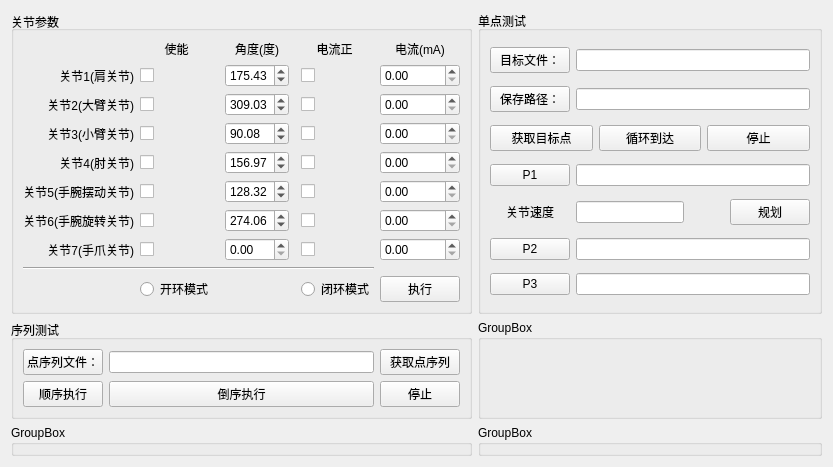
      <widget class="QWidget" name="tab_4">
       <attribute name="icon">
        <iconset resource="res.qrc">
         <normaloff>:/images/功能.png</normaloff>:/images/功能.png</iconset>
       </attribute>
       <attribute name="title">
        <string>功能测试</string>
       </attribute>
       <layout class="QGridLayout" name="gridLayout_4">
        <item row="0" column="1">
         <widget class="QGroupBox" name="groupBox_2">
          <property name="title">
           <string>单点测试</string>
          </property>
          <layout class="QGridLayout" name="gridLayout_15">
           <item row="5" column="0">
            <layout class="QHBoxLayout" name="horizontalLayout_16">
             <item>
              <widget class="QPushButton" name="pushButton_moveToP2">
               <property name="text">
                <string>P2</string>
               </property>
              </widget>
             </item>
             <item>
              <widget class="QLineEdit" name="lineEdit_P2">
               <property name="enabled">
                <bool>true</bool>
               </property>
              </widget>
             </item>
            </layout>
           </item>
           <item row="4" column="0">
            <layout class="QHBoxLayout" name="horizontalLayout">
             <item>
              <widget class="QPushButton" name="pushButton_setJointsSpeed">
               <property name="text">
                <string>关节速度</string>
               </property>
               <property name="icon">
                <iconset resource="res.qrc">
                 <normaloff>:/images/速度_speed8.png</normaloff>:/images/速度_speed8.png</iconset>
               </property>
               <property name="flat">
                <bool>true</bool>
               </property>
              </widget>
             </item>
             <item>
              <widget class="QLineEdit" name="lineEdit_jointsSpeed">
               <property name="sizePolicy">
                <sizepolicy hsizetype="Fixed" vsizetype="Fixed">
                 <horstretch>0</horstretch>
                 <verstretch>0</verstretch>
                </sizepolicy>
               </property>
               <property name="alignment">
                <set>Qt::AlignCenter</set>
               </property>
              </widget>
             </item>
             <item>
              <spacer name="horizontalSpacer_3">
               <property name="orientation">
                <enum>Qt::Horizontal</enum>
               </property>
               <property name="sizeHint" stdset="0">
                <size>
                 <width>40</width>
                 <height>20</height>
                </size>
               </property>
              </spacer>
             </item>
             <item>
              <widget class="QPushButton" name="pushButton_trajectoryPlan">
               <property name="sizePolicy">
                <sizepolicy hsizetype="Preferred" vsizetype="Fixed">
                 <horstretch>0</horstretch>
                 <verstretch>0</verstretch>
                </sizepolicy>
               </property>
               <property name="text">
                <string>规划</string>
               </property>
              </widget>
             </item>
            </layout>
           </item>
           <item row="1" column="0">
            <layout class="QHBoxLayout" name="horizontalLayout_3">
             <item>
              <widget class="QPushButton" name="pushButton_getTrajectorySaveDirectory">
               <property name="text">
                <string>保存路径：</string>
               </property>
               <property name="icon">
                <iconset resource="res.qrc">
                 <normaloff>:/images/打开文件夹.png</normaloff>:/images/打开文件夹.png</iconset>
               </property>
              </widget>
             </item>
             <item>
              <widget class="QLineEdit" name="lineEdit_trajectorySaveDirectory"/>
             </item>
            </layout>
           </item>
           <item row="6" column="0">
            <layout class="QHBoxLayout" name="horizontalLayout_15">
             <item>
              <widget class="QPushButton" name="pushButton_moveToP3">
               <property name="text">
                <string>P3</string>
               </property>
              </widget>
             </item>
             <item>
              <widget class="QLineEdit" name="lineEdit_P3">
               <property name="enabled">
                <bool>true</bool>
               </property>
              </widget>
             </item>
            </layout>
           </item>
           <item row="0" column="0">
            <layout class="QHBoxLayout" name="horizontalLayout_13">
             <item>
              <widget class="QPushButton" name="pushButton_getThreePointsFileDir">
               <property name="text">
                <string>目标文件：</string>
               </property>
               <property name="icon">
                <iconset resource="res.qrc">
                 <normaloff>:/images/打开文件夹.png</normaloff>:/images/打开文件夹.png</iconset>
               </property>
              </widget>
             </item>
             <item>
              <widget class="QLineEdit" name="lineEdit_pointsDir">
               <property name="enabled">
                <bool>true</bool>
               </property>
              </widget>
             </item>
            </layout>
           </item>
           <item row="2" column="0">
            <layout class="QHBoxLayout" name="horizontalLayout_14">
             <item>
              <widget class="QPushButton" name="pushButton_getThreePoints">
               <property name="sizePolicy">
                <sizepolicy hsizetype="Minimum" vsizetype="Fixed">
                 <horstretch>0</horstretch>
                 <verstretch>0</verstretch>
                </sizepolicy>
               </property>
               <property name="text">
                <string>获取目标点</string>
               </property>
              </widget>
             </item>
             <item>
              <widget class="QPushButton" name="pushButton_autoMove">
               <property name="sizePolicy">
                <sizepolicy hsizetype="Minimum" vsizetype="Fixed">
                 <horstretch>0</horstretch>
                 <verstretch>0</verstretch>
                </sizepolicy>
               </property>
               <property name="text">
                <string>循环到达</string>
               </property>
              </widget>
             </item>
             <item>
              <widget class="QPushButton" name="pushButton_stopSendPoint">
               <property name="sizePolicy">
                <sizepolicy hsizetype="Minimum" vsizetype="Fixed">
                 <horstretch>0</horstretch>
                 <verstretch>0</verstretch>
                </sizepolicy>
               </property>
               <property name="text">
                <string>停止</string>
               </property>
              </widget>
             </item>
            </layout>
           </item>
           <item row="3" column="0">
            <layout class="QHBoxLayout" name="horizontalLayout_2">
             <item>
              <widget class="QPushButton" name="pushButton_moveToP1">
               <property name="text">
                <string>P1</string>
               </property>
              </widget>
             </item>
             <item>
              <widget class="QLineEdit" name="lineEdit_P1">
               <property name="enabled">
                <bool>true</bool>
               </property>
              </widget>
             </item>
            </layout>
           </item>
          </layout>
         </widget>
        </item>
        <item row="1" column="1">
         <widget class="QGroupBox" name="groupBox_17">
          <property name="title">
           <string>GroupBox</string>
          </property>
         </widget>
        </item>
        <item row="0" column="0">
         <widget class="QGroupBox" name="gridGroupBox">
          <property name="layoutDirection">
           <enum>Qt::LeftToRight</enum>
          </property>
          <property name="title">
           <string>关节参数</string>
          </property>
          <property name="alignment">
           <set>Qt::AlignLeading|Qt::AlignLeft|Qt::AlignVCenter</set>
          </property>
          <layout class="QGridLayout" name="gridLayout_12">
           <item row="3" column="3">
            <widget class="QDoubleSpinBox" name="doubleSpinBox_joint_3_angle">
             <property name="maximum">
              <double>360.000000000000000</double>
             </property>
             <property name="value">
              <double>90.079999999999998</double>
             </property>
            </widget>
           </item>
           <item row="4" column="6">
            <widget class="QDoubleSpinBox" name="doubleSpinBox_Joint_4_currentValue">
             <property name="maximum">
              <double>540.000000000000000</double>
             </property>
            </widget>
           </item>
           <item row="6" column="0">
            <widget class="QLabel" name="label_joint_6_set">
             <property name="text">
              <string>关节6(手腕旋转关节)</string>
             </property>
             <property name="alignment">
              <set>Qt::AlignRight|Qt::AlignTrailing|Qt::AlignVCenter</set>
             </property>
            </widget>
           </item>
           <item row="4" column="0">
            <widget class="QLabel" name="label_joint_4_set">
             <property name="text">
              <string>关节4(肘关节)</string>
             </property>
             <property name="alignment">
              <set>Qt::AlignRight|Qt::AlignTrailing|Qt::AlignVCenter</set>
             </property>
            </widget>
           </item>
           <item row="5" column="1">
            <widget class="QCheckBox" name="checkBox_joint_5_enable">
             <property name="sizePolicy">
              <sizepolicy hsizetype="Preferred" vsizetype="Preferred">
               <horstretch>0</horstretch>
               <verstretch>0</verstretch>
              </sizepolicy>
             </property>
             <property name="styleSheet">
              <string notr="true">QCheckBox::indicator{ subcontrol-position:center  center;};</string>
             </property>
             <property name="text">
              <string/>
             </property>
            </widget>
           </item>
           <item row="3" column="5">
            <widget class="QCheckBox" name="checkBox_joint_3_possitiveCurrent">
             <property name="sizePolicy">
              <sizepolicy hsizetype="Preferred" vsizetype="Preferred">
               <horstretch>0</horstretch>
               <verstretch>0</verstretch>
              </sizepolicy>
             </property>
             <property name="styleSheet">
              <string notr="true">QCheckBox::indicator{ subcontrol-position:center  center;};</string>
             </property>
             <property name="text">
              <string/>
             </property>
            </widget>
           </item>
           <item row="1" column="3">
            <widget class="QDoubleSpinBox" name="doubleSpinBox_joint_1_angle">
             <property name="decimals">
              <number>2</number>
             </property>
             <property name="maximum">
              <double>360.000000000000000</double>
             </property>
             <property name="value">
              <double>175.430000000000007</double>
             </property>
            </widget>
           </item>
           <item row="1" column="6">
            <widget class="QDoubleSpinBox" name="doubleSpinBox_joint_1_currentValue">
             <property name="maximum">
              <double>540.000000000000000</double>
             </property>
            </widget>
           </item>
           <item row="7" column="3">
            <widget class="QDoubleSpinBox" name="doubleSpinBox_joint_7_angle">
             <property name="maximum">
              <double>360.000000000000000</double>
             </property>
            </widget>
           </item>
           <item row="2" column="6">
            <widget class="QDoubleSpinBox" name="doubleSpinBox_joint_2_currentValue">
             <property name="maximum">
              <double>540.000000000000000</double>
             </property>
            </widget>
           </item>
           <item row="8" column="0" colspan="6">
            <widget class="Line" name="line_3">
             <property name="orientation">
              <enum>Qt::Horizontal</enum>
             </property>
            </widget>
           </item>
           <item row="1" column="5">
            <widget class="QCheckBox" name="checkBox_joint_1_possitiveCurrent">
             <property name="sizePolicy">
              <sizepolicy hsizetype="Preferred" vsizetype="Preferred">
               <horstretch>0</horstretch>
               <verstretch>0</verstretch>
              </sizepolicy>
             </property>
             <property name="layoutDirection">
              <enum>Qt::LeftToRight</enum>
             </property>
             <property name="styleSheet">
              <string notr="true">QCheckBox::indicator{ subcontrol-position:center  center;};</string>
             </property>
             <property name="text">
              <string/>
             </property>
            </widget>
           </item>
           <item row="2" column="3">
            <widget class="QDoubleSpinBox" name="doubleSpinBox_joint_2_angle">
             <property name="maximum">
              <double>360.000000000000000</double>
             </property>
             <property name="value">
              <double>309.029999999999973</double>
             </property>
            </widget>
           </item>
           <item row="6" column="3">
            <widget class="QDoubleSpinBox" name="doubleSpinBox_joint_6_angle">
             <property name="maximum">
              <double>360.000000000000000</double>
             </property>
             <property name="value">
              <double>274.060000000000002</double>
             </property>
            </widget>
           </item>
           <item row="0" column="3">
            <widget class="QLabel" name="label_jointsAngleValue">
             <property name="text">
              <string>角度(度)</string>
             </property>
             <property name="alignment">
              <set>Qt::AlignCenter</set>
             </property>
            </widget>
           </item>
           <item row="6" column="5">
            <widget class="QCheckBox" name="checkBox_joint_6_possitiveCurrent">
             <property name="sizePolicy">
              <sizepolicy hsizetype="Preferred" vsizetype="Preferred">
               <horstretch>0</horstretch>
               <verstretch>0</verstretch>
              </sizepolicy>
             </property>
             <property name="styleSheet">
              <string notr="true">QCheckBox::indicator{ subcontrol-position:center  center;};</string>
             </property>
             <property name="text">
              <string/>
             </property>
            </widget>
           </item>
           <item row="4" column="3">
            <widget class="QDoubleSpinBox" name="doubleSpinBox_joint_4_angle">
             <property name="maximum">
              <double>360.000000000000000</double>
             </property>
             <property name="value">
              <double>156.969999999999999</double>
             </property>
            </widget>
           </item>
           <item row="1" column="0">
            <widget class="QLabel" name="label_joint_1_set">
             <property name="text">
              <string>关节1(肩关节)</string>
             </property>
             <property name="alignment">
              <set>Qt::AlignRight|Qt::AlignTrailing|Qt::AlignVCenter</set>
             </property>
            </widget>
           </item>
           <item row="4" column="1">
            <widget class="QCheckBox" name="checkBox_joint_4_enable">
             <property name="sizePolicy">
              <sizepolicy hsizetype="Preferred" vsizetype="Preferred">
               <horstretch>0</horstretch>
               <verstretch>0</verstretch>
              </sizepolicy>
             </property>
             <property name="styleSheet">
              <string notr="true">QCheckBox::indicator{ subcontrol-position:center  center;};</string>
             </property>
             <property name="text">
              <string/>
             </property>
            </widget>
           </item>
           <item row="1" column="1">
            <widget class="QCheckBox" name="checkBox_joint_1_enable">
             <property name="sizePolicy">
              <sizepolicy hsizetype="Preferred" vsizetype="Preferred">
               <horstretch>0</horstretch>
               <verstretch>0</verstretch>
              </sizepolicy>
             </property>
             <property name="contextMenuPolicy">
              <enum>Qt::DefaultContextMenu</enum>
             </property>
             <property name="layoutDirection">
              <enum>Qt::LeftToRight</enum>
             </property>
             <property name="autoFillBackground">
              <bool>false</bool>
             </property>
             <property name="styleSheet">
              <string notr="true">QCheckBox::indicator{ subcontrol-position:center  center;};</string>
             </property>
             <property name="text">
              <string/>
             </property>
             <property name="tristate">
              <bool>false</bool>
             </property>
            </widget>
           </item>
           <item row="7" column="1">
            <widget class="QCheckBox" name="checkBox_joint_7_enable">
             <property name="sizePolicy">
              <sizepolicy hsizetype="Preferred" vsizetype="Preferred">
               <horstretch>0</horstretch>
               <verstretch>0</verstretch>
              </sizepolicy>
             </property>
             <property name="styleSheet">
              <string notr="true">QCheckBox::indicator{ subcontrol-position:center  center;};</string>
             </property>
             <property name="text">
              <string/>
             </property>
            </widget>
           </item>
           <item row="3" column="6">
            <widget class="QDoubleSpinBox" name="doubleSpinBox_joint_3_currentValue">
             <property name="maximum">
              <double>540.000000000000000</double>
             </property>
            </widget>
           </item>
           <item row="7" column="6">
            <widget class="QDoubleSpinBox" name="doubleSpinBox_joint_7_currentValue">
             <property name="maximum">
              <double>540.000000000000000</double>
             </property>
            </widget>
           </item>
           <item row="5" column="5">
            <widget class="QCheckBox" name="checkBox_joint_5_possitiveCurrent">
             <property name="sizePolicy">
              <sizepolicy hsizetype="Preferred" vsizetype="Preferred">
               <horstretch>0</horstretch>
               <verstretch>0</verstretch>
              </sizepolicy>
             </property>
             <property name="styleSheet">
              <string notr="true">QCheckBox::indicator{ subcontrol-position:center  center;};</string>
             </property>
             <property name="text">
              <string/>
             </property>
            </widget>
           </item>
           <item row="5" column="6">
            <widget class="QDoubleSpinBox" name="doubleSpinBox_joint_5_currentValue">
             <property name="maximum">
              <double>540.000000000000000</double>
             </property>
            </widget>
           </item>
           <item row="2" column="1">
            <widget class="QCheckBox" name="checkBox_joint_2_enable">
             <property name="sizePolicy">
              <sizepolicy hsizetype="Preferred" vsizetype="Preferred">
               <horstretch>0</horstretch>
               <verstretch>0</verstretch>
              </sizepolicy>
             </property>
             <property name="styleSheet">
              <string notr="true">QCheckBox::indicator{ subcontrol-position:center  center;};</string>
             </property>
             <property name="text">
              <string/>
             </property>
            </widget>
           </item>
           <item row="5" column="3">
            <widget class="QDoubleSpinBox" name="doubleSpinBox_joint_5_angle">
             <property name="maximum">
              <double>360.000000000000000</double>
             </property>
             <property name="value">
              <double>128.319999999999993</double>
             </property>
            </widget>
           </item>
           <item row="6" column="6">
            <widget class="QDoubleSpinBox" name="doubleSpinBox_joint_6_currentValue">
             <property name="maximum">
              <double>540.000000000000000</double>
             </property>
            </widget>
           </item>
           <item row="3" column="0">
            <widget class="QLabel" name="label_joint_3_set">
             <property name="text">
              <string>关节3(小臂关节)</string>
             </property>
             <property name="alignment">
              <set>Qt::AlignRight|Qt::AlignTrailing|Qt::AlignVCenter</set>
             </property>
            </widget>
           </item>
           <item row="4" column="5">
            <widget class="QCheckBox" name="checkBox_joint_4_possitiveCurrent">
             <property name="sizePolicy">
              <sizepolicy hsizetype="Preferred" vsizetype="Preferred">
               <horstretch>0</horstretch>
               <verstretch>0</verstretch>
              </sizepolicy>
             </property>
             <property name="styleSheet">
              <string notr="true">QCheckBox::indicator{ subcontrol-position:center  center;};</string>
             </property>
             <property name="text">
              <string/>
             </property>
            </widget>
           </item>
           <item row="0" column="1">
            <widget class="QLabel" name="label_jointsEnable">
             <property name="text">
              <string>使能</string>
             </property>
             <property name="alignment">
              <set>Qt::AlignCenter</set>
             </property>
            </widget>
           </item>
           <item row="7" column="5">
            <widget class="QCheckBox" name="checkBox_joint_7_possitiveCurrent">
             <property name="sizePolicy">
              <sizepolicy hsizetype="Preferred" vsizetype="Preferred">
               <horstretch>0</horstretch>
               <verstretch>0</verstretch>
              </sizepolicy>
             </property>
             <property name="styleSheet">
              <string notr="true">QCheckBox::indicator{ subcontrol-position:center  center;};</string>
             </property>
             <property name="text">
              <string/>
             </property>
            </widget>
           </item>
           <item row="6" column="1">
            <widget class="QCheckBox" name="checkBox_joint_6_enable">
             <property name="sizePolicy">
              <sizepolicy hsizetype="Preferred" vsizetype="Preferred">
               <horstretch>0</horstretch>
               <verstretch>0</verstretch>
              </sizepolicy>
             </property>
             <property name="styleSheet">
              <string notr="true">QCheckBox::indicator{ subcontrol-position:center  center;};</string>
             </property>
             <property name="text">
              <string/>
             </property>
            </widget>
           </item>
           <item row="5" column="0">
            <widget class="QLabel" name="label_joint_5_set">
             <property name="text">
              <string>关节5(手腕摆动关节)</string>
             </property>
             <property name="alignment">
              <set>Qt::AlignRight|Qt::AlignTrailing|Qt::AlignVCenter</set>
             </property>
            </widget>
           </item>
           <item row="0" column="6">
            <widget class="QLabel" name="label_jointsCurrentValue">
             <property name="text">
              <string>电流(mA)</string>
             </property>
             <property name="alignment">
              <set>Qt::AlignCenter</set>
             </property>
            </widget>
           </item>
           <item row="7" column="0">
            <widget class="QLabel" name="label_joint_7_set">
             <property name="sizePolicy">
              <sizepolicy hsizetype="Preferred" vsizetype="Preferred">
               <horstretch>0</horstretch>
               <verstretch>0</verstretch>
              </sizepolicy>
             </property>
             <property name="text">
              <string>关节7(手爪关节)</string>
             </property>
             <property name="alignment">
              <set>Qt::AlignRight|Qt::AlignTrailing|Qt::AlignVCenter</set>
             </property>
            </widget>
           </item>
           <item row="0" column="4" colspan="2">
            <widget class="QLabel" name="label_jointsCurrentPositive">
             <property name="text">
              <string>电流正</string>
             </property>
             <property name="alignment">
              <set>Qt::AlignCenter</set>
             </property>
            </widget>
           </item>
           <item row="3" column="1">
            <widget class="QCheckBox" name="checkBox_joint_3_enable">
             <property name="sizePolicy">
              <sizepolicy hsizetype="Preferred" vsizetype="Preferred">
               <horstretch>0</horstretch>
               <verstretch>0</verstretch>
              </sizepolicy>
             </property>
             <property name="styleSheet">
              <string notr="true">QCheckBox::indicator{ subcontrol-position:center  center;};</string>
             </property>
             <property name="text">
              <string/>
             </property>
            </widget>
           </item>
           <item row="2" column="0">
            <widget class="QLabel" name="label_joint_2_set">
             <property name="text">
              <string>关节2(大臂关节)</string>
             </property>
             <property name="alignment">
              <set>Qt::AlignRight|Qt::AlignTrailing|Qt::AlignVCenter</set>
             </property>
            </widget>
           </item>
           <item row="9" column="6">
            <widget class="QPushButton" name="pushButton_execute">
             <property name="text">
              <string>执行</string>
             </property>
            </widget>
           </item>
           <item row="2" column="5">
            <widget class="QCheckBox" name="checkBox_joint_2_possitiveCurrent">
             <property name="sizePolicy">
              <sizepolicy hsizetype="Preferred" vsizetype="Preferred">
               <horstretch>0</horstretch>
               <verstretch>0</verstretch>
              </sizepolicy>
             </property>
             <property name="styleSheet">
              <string notr="true">QCheckBox::indicator{ subcontrol-position:center  center;};</string>
             </property>
             <property name="text">
              <string/>
             </property>
            </widget>
           </item>
           <item row="9" column="1">
            <widget class="QRadioButton" name="radioButton_jointsOpenLoopMode">
             <property name="text">
              <string>开环模式</string>
             </property>
            </widget>
           </item>
           <item row="9" column="5">
            <widget class="QRadioButton" name="radioButton_jointsClosedLoopMode">
             <property name="text">
              <string>闭环模式</string>
             </property>
            </widget>
           </item>
          </layout>
         </widget>
        </item>
        <item row="2" column="0">
         <widget class="QGroupBox" name="groupBox_14">
          <property name="title">
           <string>GroupBox</string>
          </property>
         </widget>
        </item>
        <item row="2" column="1">
         <widget class="QGroupBox" name="groupBox_15">
          <property name="title">
           <string>GroupBox</string>
          </property>
         </widget>
        </item>
        <item row="1" column="0">
         <widget class="QGroupBox" name="groupBox_3">
          <property name="title">
           <string>序列测试</string>
          </property>
          <layout class="QGridLayout" name="gridLayout_9">
           <item row="1" column="0">
            <widget class="QPushButton" name="pushButton_autoMoveLine">
             <property name="text">
              <string>顺序执行</string>
             </property>
            </widget>
           </item>
           <item row="0" column="0">
            <widget class="QPushButton" name="pushButton_getPointsSequenceDirectory">
             <property name="text">
              <string>点序列文件：</string>
             </property>
             <property name="icon">
              <iconset resource="res.qrc">
               <normaloff>:/images/打开文件夹.png</normaloff>:/images/打开文件夹.png</iconset>
             </property>
            </widget>
           </item>
           <item row="0" column="2">
            <widget class="QPushButton" name="pushButton_getPointsSequence">
             <property name="text">
              <string>获取点序列</string>
             </property>
            </widget>
           </item>
           <item row="1" column="2">
            <widget class="QPushButton" name="pushButton_stopLine">
             <property name="text">
              <string>停止</string>
             </property>
            </widget>
           </item>
           <item row="1" column="1">
            <widget class="QPushButton" name="pushButton_autoMoveLineDiverse">
             <property name="text">
              <string>倒序执行</string>
             </property>
            </widget>
           </item>
           <item row="0" column="1">
            <widget class="QLineEdit" name="lineEdit_pointsListDir"/>
           </item>
          </layout>
         </widget>
        </item>
       </layout>
      </widget>
